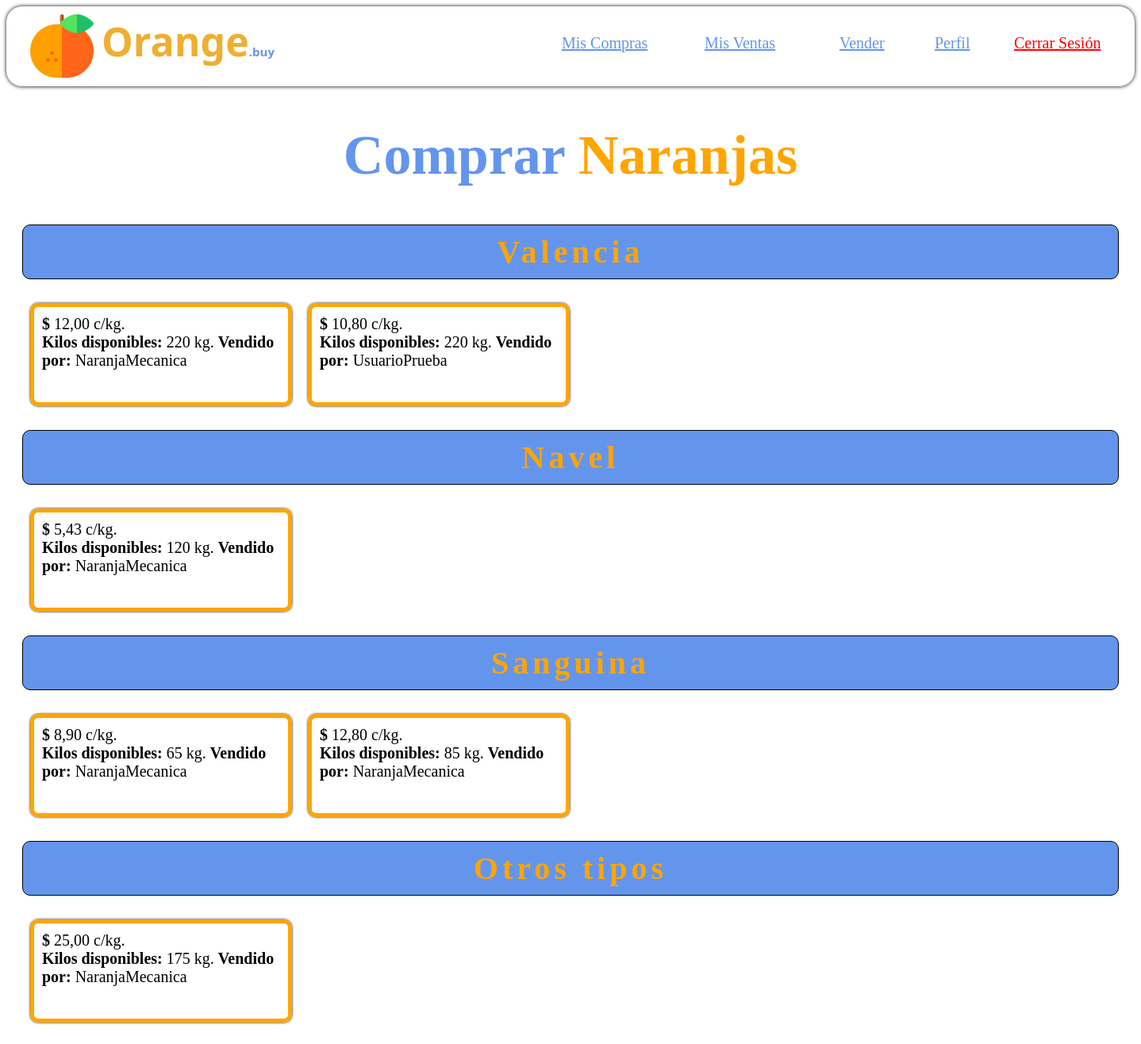
The page /tienda/menu/ (signed in) on the database as committed earlier.
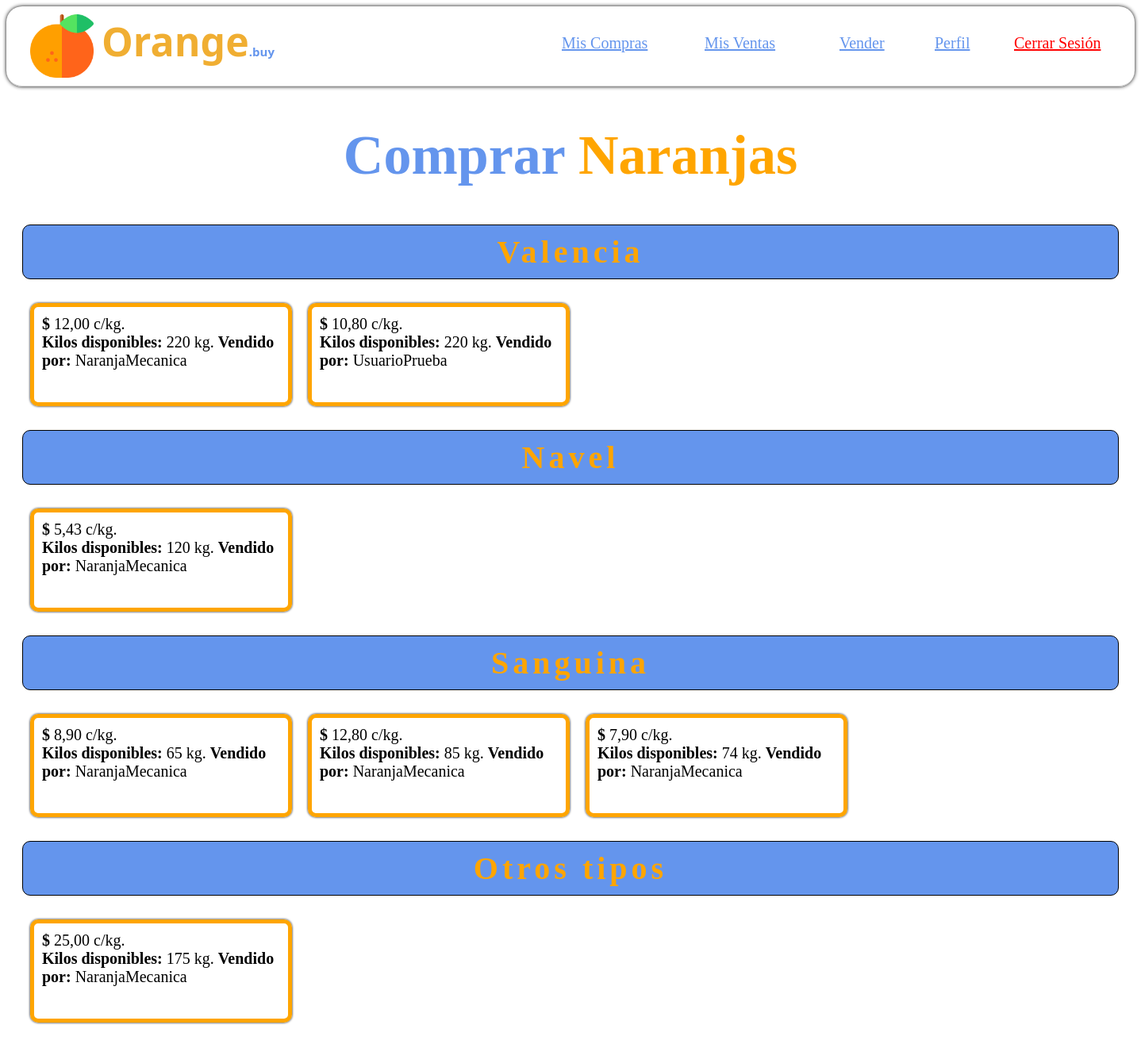
The same page on the database as committed later.
### tienda/models.py (models this page shows, shortened)
class Producto(models.Model):
    vendedor = models.ForeignKey(User, on_delete=models.CASCADE, related_name='ventas')
    precio_por_kilo = models.DecimalField(max_digits=6, decimal_places=2)
    kilos_disponibles = models.PositiveIntegerField()
    cantidad_vendida = models.PositiveIntegerField(default=0)
    fecha_inicio = models.DateTimeField(auto_now_add=True)
    activo = models.BooleanField(default=True)
    descuento = models.DecimalField(max_digits=4, decimal_places=2, default=0.00)
    TIPOS_NARANJA = [
        ("valencia", "Valencia"),
        ("navel", "Navel"),
        ("sanguina", "Sanguina"),
        ("otra", "Otra variedad"),
    ]
    tipo = models.CharField(max_length=20, choices=TIPOS_NARANJA)

### tienda/views.py (the view)
# urls.py: path('menu/', views.menu_tienda, name='menu_tienda'),
@login_required
def menu_tienda(request):
    valencia = Producto.objects.filter(activo=True, tipo='valencia')
    navel = Producto.objects.filter(activo=True, tipo='navel')
    sanguinea = Producto.objects.filter(activo=True, tipo='sanguina')
    otra = Producto.objects.filter(activo=True, tipo='otra')
    return render(request, 'tienda/menu.html', {'valencia':valencia, 'navel':navel, 'sanguinea': sanguinea, 'otra':otra})

### tienda/templates/tienda/menu.html (shortened to what this page needs)
{% load static %}
<!DOCTYPE html>
<html lang="en">
<head>
</head>
<body>
    <div class="header">
        <img src="{% static 'manager/naranja.png' %}" id="logo">
        <h3 class="titulo_header">Orange<span style="color:cornflowerblue; font-size: 15px;">.buy</span></h3>
        <a class="referencia" href="{% url 'menu_tienda' %}">Mis Compras</a>
        <a class="referencia" href="{% url 'mis_ventas' %}">Mis Ventas</a>
        <a class="referencia" href="{% url 'vender' %}">Vender</a>
        <a class="referencia" href="{% url 'menu_tienda' %}">Perfil</a>
        <a class="referencia" href="{% url 'cerrar_sesion' %}" style="color:red">Cerrar Sesión</a>
    </div>
    <h1>Comprar <span style="color:orange;">Naranjas</span></h1>
    {% if valencia %}
        <div class="tipo">
            Valencia
        </div>
        <div class="contenedor_producto">
            {% for producto in valencia %}
                <a href="{% url 'producto' producto.id %}" class="producto">
                        <strong>$ </strong>{{ producto.precio_por_kilo }} c/kg.<br>
                        <strong>Kilos disponibles: </strong> {{ producto.kilos_disponibles}} kg.
                        <strong>Vendido por:</strong> {{ producto.vendedor.username }}
                </a>
            {% endfor %}
        </div>
    {% endif %}
    {% if navel %}
        <div class="tipo">
            Navel
        </div>
        <div class="contenedor_producto">
            {% for producto in navel %}
                <a href="{% url 'producto' producto.id %}" class="producto">
                        <strong>$ </strong>{{ producto.precio_por_kilo }} c/kg.<br>
                        <strong>Kilos disponibles: </strong> {{ producto.kilos_disponibles}} kg.
                        <strong>Vendido por:</strong> {{ producto.vendedor.username }}
                </a>
            {% endfor %}
        </div>
    {% endif %}
    {% if sanguinea %}
        <div class="tipo">
            Sanguina
        </div>
        <div class="contenedor_producto">
            {% for producto in sanguinea %}
                <a href="{% url 'producto' producto.id %}" class="producto">
                    <strong>$ </strong>{{ producto.precio_por_kilo }} c/kg.<br>
                    <strong>Kilos disponibles: </strong> {{ producto.kilos_disponibles}} kg.
                    <strong>Vendido por:</strong> {{ producto.vendedor.username }}
                </a>
            {% endfor %}
        </div>
    {% endif %}
    {% if otra %}
        <div class="tipo">
            Otros tipos
        </div>
        <div class="contenedor_producto">
            {% for producto in otra %}
                <a href="{% url 'producto' producto.id %}" class="producto">
                    <strong>$ </strong>{{ producto.precio_por_kilo }} c/kg.<br>
                    <strong>Kilos disponibles: </strong> {{ producto.kilos_disponibles}} kg.
                    <strong>Vendido por:</strong> {{ producto.vendedor.username }}
                </a>
            {% endfor %}
        </div>
    {% endif %}
</body>
</html>

Rows that differ between the two databases and show on the page:
added Producto: precio_por_kilo "7,90", kilos_disponibles "74", vendedor.username "NaranjaMecanica"
